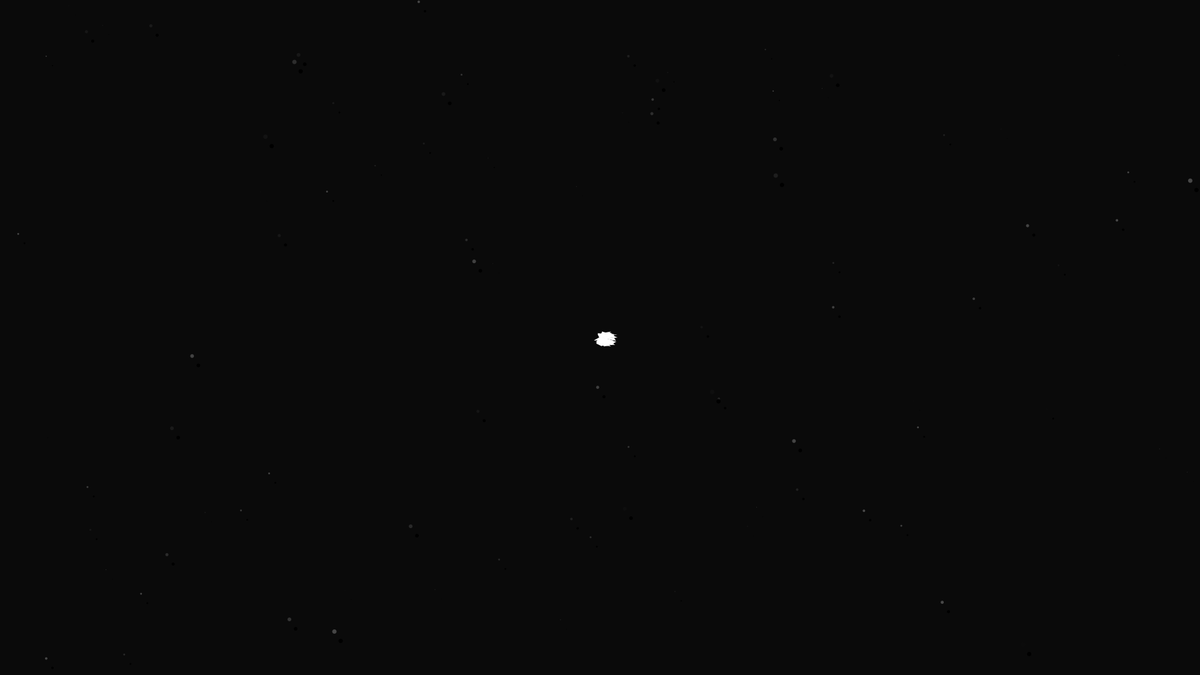
Frame 1 (no input)
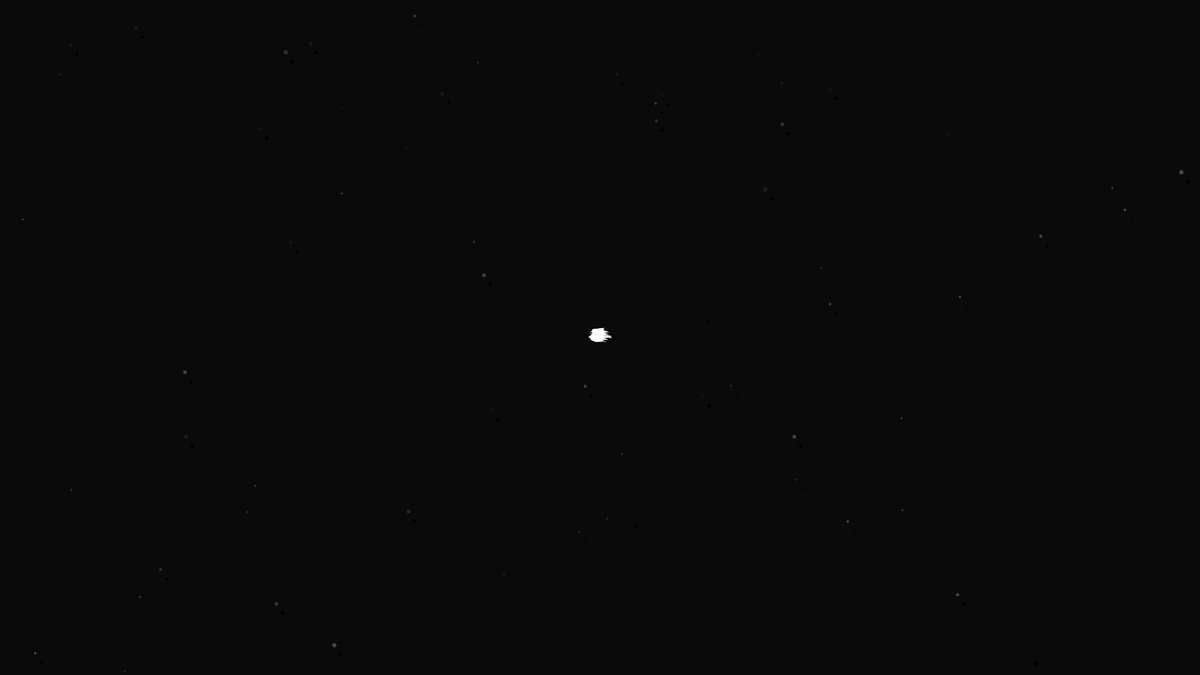
Frame 60 (the mouse pressed at the canvas centre just before this capture)
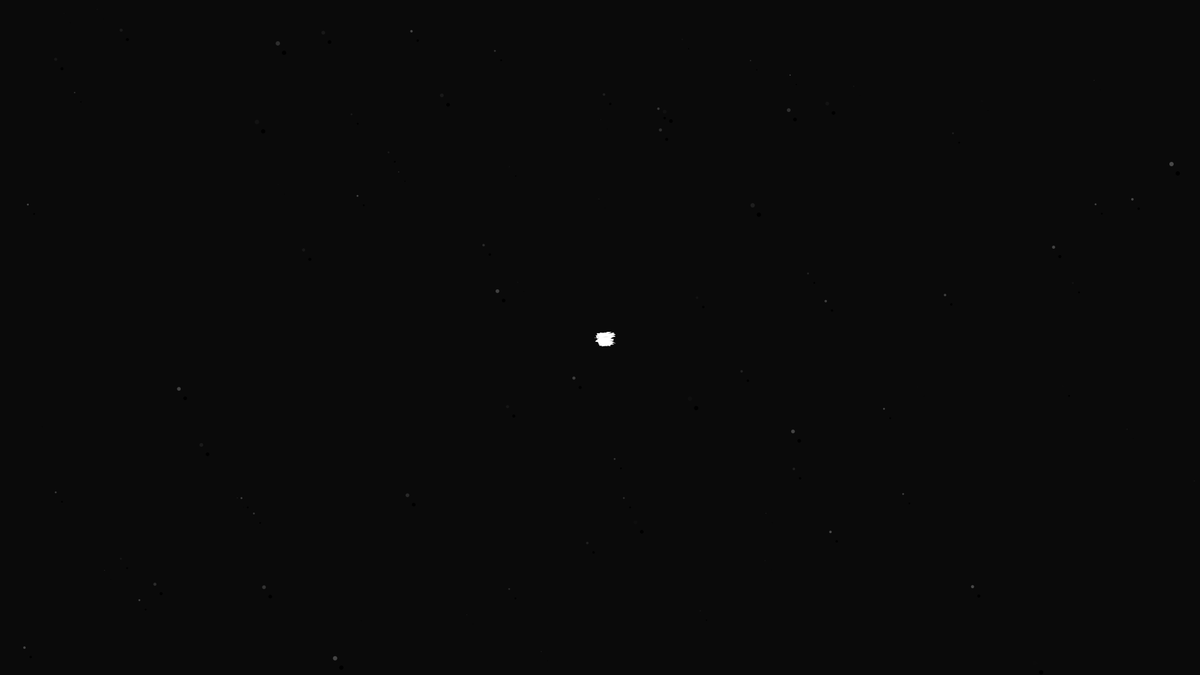
Frame 120 (the mouse held since frame 60 and released just before this capture)

The Processing sketch that drew these frames (run headless with seeded random() and noise(); from frame 60 on, the mouse is pressed at the canvas centre):

// Processing sketch: Force
// ── Force.pde
/*

Particle system:

There is a kernel, Atome, just one. 
Particles gravitate around the kernel.
When the particles get close to the kernel, if it's mass is inferior, it enter into kernel's orbit.
and can't get out.

The kernel movement is controled by the mouse.
By clicking, we create accelerator lines.
When the accelerator and the kernel's paths are crossing, the line is influencing the kernel's acceleration.

*/

Attractor atome;                    // The Kernel

// Particles container
ArrayList<Particle> particules = new ArrayList<Particle>();

// Accelerator container
ArrayList<Accelerator> accelerateurs = new ArrayList<Accelerator>();


int maxParts = 100;
//int now = 0;
//int monde;

//float noiseScale = 0.02;

void setup() {
	size(1920, 1080);
  //fullScreen();
	frameRate(320);
  
  // Initiate the kernel
	PVector atomPos = new PVector(width/2, height/2);
	atome = new Attractor(10, atomPos);

  // Create all particles
	for(int i = 0 ; i < maxParts ; i++) {
		PVector pPos = new PVector(random(width), random(height));
		particules.add(new Particle((int)random(1, 15), pPos, false));
	}
}

void draw() {
	background(10);

  // Updating positions
	PVector atomeForce = new PVector(mouseX, mouseY);
	atome.applyForce(atomeForce);
	atome.update();
	atome.display();

	for(int i = 0 ; i < particules.size() ; i++){
		PVector f = atome.attract(particules.get(i));
		particules.get(i).applyForce(f);
		particules.get(i).update(atome.position);
    particules.get(i).display();

	}

  // Updating accelerator's movement and existence
  for(int i = 0 ; i < accelerateurs.size() ; i++) {   
    accelerateurs.get(i).update();
    accelerateurs.get(i).draw();
    
    // Crossing atom's path
    if(accelerateurs.get(i).position.x == atome.position.x){atome.applyForce(accelerateurs.get(i).velocity);}
    
    // Remove from container if dead
    if(!accelerateurs.get(i).isAlive){accelerateurs.remove(i);}
    
  }
}

void mouseClicked() {
  
  // Creating a new accelerator on mouse click and push into container
  PVector m = new PVector(mouseX, mouseY);
  PVector d = new PVector(random(-1, 1), 0);
  accelerateurs.add(new Accelerator(m, d));
}
// ── Accelerator.pde
/*

  Just a vertical line moving from left to right (or vice versa)

*/

class Accelerator {

  PVector position;
  PVector acceleration;
  PVector velocity;
  boolean isAlive;
  int intensity;
  
  Accelerator(PVector mouse, PVector direction){
    position = mouse;
    velocity = direction;
    intensity = (int)random(1000);
    isAlive = true;
  }
  
  void update(){
    if(position.x > width || position.x < 0) {
      velocity.x = -velocity.x;
    }
    position.add(velocity);
    
    
    // Dying from natural death
    if(intensity>0){
        intensity--;
     }
     else {
       isAlive = false;
     }
    
    
  }
  
  void draw() {
    
    stroke(map(intensity, 0, 1000, 10, 255));
    noFill();
    line(position.x, 0, position.x, height);
  
  }
  
  
  
}
// ── Attractor.pde
// Central particle - kernel of the "atom"

class Attractor {
	

	// Movements
	PVector velocity, acceleration, position;
	float topSpeed = 0.2;

	// Visual
	int outsideRadius, insideRadius, mass;
	int nbElectronsInOrbit = 0;

	// The shape changing speed variation of the kernel.
	float variationIncrement; 
  
  // Precision of the kernel's rendering
	int numPoints = 100;

	int G = 1;

	Attractor(int m, PVector pos){
		velocity = new PVector(0,0);
		acceleration = new PVector(0,0);
    
    // Building kernel's shape, based on it's mass
		outsideRadius = mass = m;
		position = pos;		
    //variationIncrement = constrain(variationIncrement, 0.00001, 0.0001);
	}

	
	// Shape changing speed calculation
	//float sinVariation(int min, int max){
	//	return (int)map(sin(now+=variationIncrement), -1, 1, min, max);
	//}

	void applyForce(PVector force){
		PVector f = PVector.div(force, mass);
		acceleration.add(f);
	}

	PVector attract(Particle p) {
		// Force direction
		PVector force = PVector.sub(position, p.position);

		// Distance
		float d  = force.mag();
		d = constrain(d, 0.0, 5500.0);

		// Unit vector for direction
		force.normalize();

		
		// Calcutate and Apply attraction
		float distanceEffect = (G * mass * p.mass) / (d*d);
		force.mult(distanceEffect);

		// Calculate and apply another attraction
		float repOrAtt = map(d, 0, 5500, 0.00, 1.5);
		float res = (G * mass * p.mass) * (repOrAtt);

		return force.mult(res);

	}

	// Update the attractor's position
	void update() {
		PVector mouse = new PVector(mouseX, mouseY);
		acceleration = PVector.sub(mouse, position);

//		float distance = constrain(acceleration.mag(), 0, 600);
		acceleration.normalize();

		velocity.add(acceleration);
		velocity.limit(topSpeed);
		position.add(velocity);
		acceleration.mult(0);

	}

	void display(){

    // Shape drawing
		float angle = random(PI*2);
		float angleStep = 360.0/numPoints;
		fill(255);
		noStroke();
		beginShape(TRIANGLE_STRIP);
			for(int i = 0 ; i < numPoints ; i++ ) {
				float px = position.x + cos(radians(angle)) * outsideRadius+(random(20)); // Make it live-like
				float py = position.y + sin(radians(angle)) * outsideRadius+(random(5));
				angle += angleStep;				
				vertex(px, py);
        px = position.x + cos(radians(angle));
        py = position.y + sin(radians(angle));
        vertex(px, py);
        angle+= angleStep;
        
			}
		endShape();
    
	}
}
// ── Particles.pde

/*
	If the particle is near the atom, the orbit state changes. 
	If I could simulate a real orbit with force (not that I haven't tried), I would be intelligent and happy
	but i'm not, yet... (intelligent)
	So This is a just a false orbit, where the electron is moving ellipticaly around the atom. 
	(no, i'm not using Atom, i'm using Sublime Text)


*/

class Particle {

	PVector position, velocity, acceleration;

	int mass, partColor, orbitRadiusX, orbitRadiusY;
	float orbiVal, orbitDirectionAndSpeed;

  // Toggle the particle's orbit: free in the frame or attached to the kernel?
	boolean isInOrbit;

  // For cool tracing effect
	ArrayList<PVector> history;

	Particle(int m, PVector pos, boolean statique){
		position = pos;
		velocity = new PVector(random(-0.5, 0.5), random(-0.5, 0.5));
		acceleration = new PVector(0,0);

		mass = m;
		partColor = (int)random(10, 75);
  
  
    int max;
    int test = (int)random(10);
 
     // One chance out of 10 that the ellipse will be greater.. for some reason
    if(test == 9){       
      max = 550;
    }
    else max = 250;
    
    // Shaping the orbit
		orbitRadiusX = (int)random(0, max);
		orbitRadiusY = (int)random(0, max);
		orbiVal = random(0, PI*2);
		orbitDirectionAndSpeed = random(-0.018, 0.018);

    history = new ArrayList<PVector>();
    
    // Not in orbit at the "creation"
		isInOrbit = false;
	}

	void applyForce(PVector force) {
		PVector f = PVector.div(force, mass);
		acceleration.add(f);
	}


	void update(PVector destination){

		// Verify if the particle is entering atom orbit (dist between "this" and "destination": the kernel)
		PVector dif = PVector.sub(destination, position);

		float d = dif.mag();

		// If it's close enough: change the bool (enter orbit)
		if(d < 50 && atome.mass > mass){

			// Make sure the increment only happens once
			if(!isInOrbit){
				atome.mass+=mass*0.05;
				atome.variationIncrement*=2;
			}
			isInOrbit = true;
		}


    // If it's not in orbit, stay free
		if(!isInOrbit){
			velocity.add(acceleration);
			position.add(velocity);
			acceleration.mult(0);
		}

    // or else...
		else {
			position.x = sin(orbiVal)*orbitRadiusX + destination.x;
			position.y = cos(orbiVal)*orbitRadiusY + destination.y;

			orbiVal+=orbitDirectionAndSpeed;
      PVector v = new PVector(position.x, position.y);
      history.add(v);
      
      // Limiting the trace to 50 copies
      if(history.size() > 50) {
        history.remove(0);
      }

		}

	}

	void display() {
		noStroke();
		fill(partColor);
		ellipse(position.x, position.y, mass/2, mass/2);
    fill(0);
    
    // Shadow effet    
    ellipse(position.x+10, position.y+15, mass/2, mass/2);
    for(int i = 0 ; i < history.size() ; i++){
      PVector v = history.get(i);
      int clr = (int)map(i, 0, history.size(), 0, 255);
      fill(255,255,255,clr);
      ellipse(v.x, v.y, mass/2, mass/2);
      fill(0);
      ellipse(v.x+10, v.y+15, mass/2, mass/2);
    }
		
	}


}
